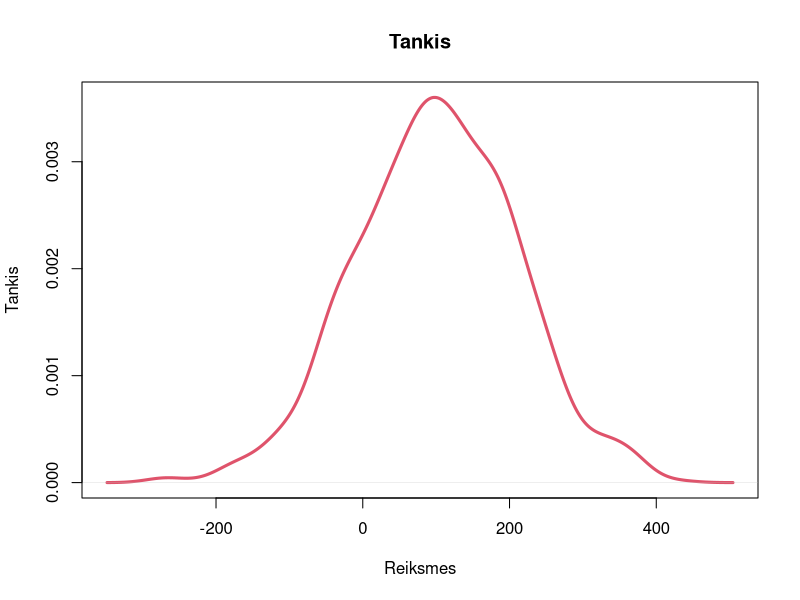

R code for this plot:
## ---- chunk 1
metimas<-function(n){sum(sample(c(-10,12),size=n,replace=TRUE))}
## ---- chunk 2
n=c(1,2,5,10,20,100) 
sapply(n, function(ni) mean(replicate(1000,metimas(ni))>0)) #išspausdinamas bendras tikimybių vektorius.
## ---- chunk 3
sapply(n, function(mi) quantile(replicate(1000,metimas(mi)),probs=c(0.025,0.975))) 
#išspausdinama bendra pasikliautiniu intervalų matrica.
## ---- chunk 4
plot(density(replicate(1000, metimas(100))), xlab="Reiksmes", ylab="Tankis", main="Tankis",lwd="3",col="2")
